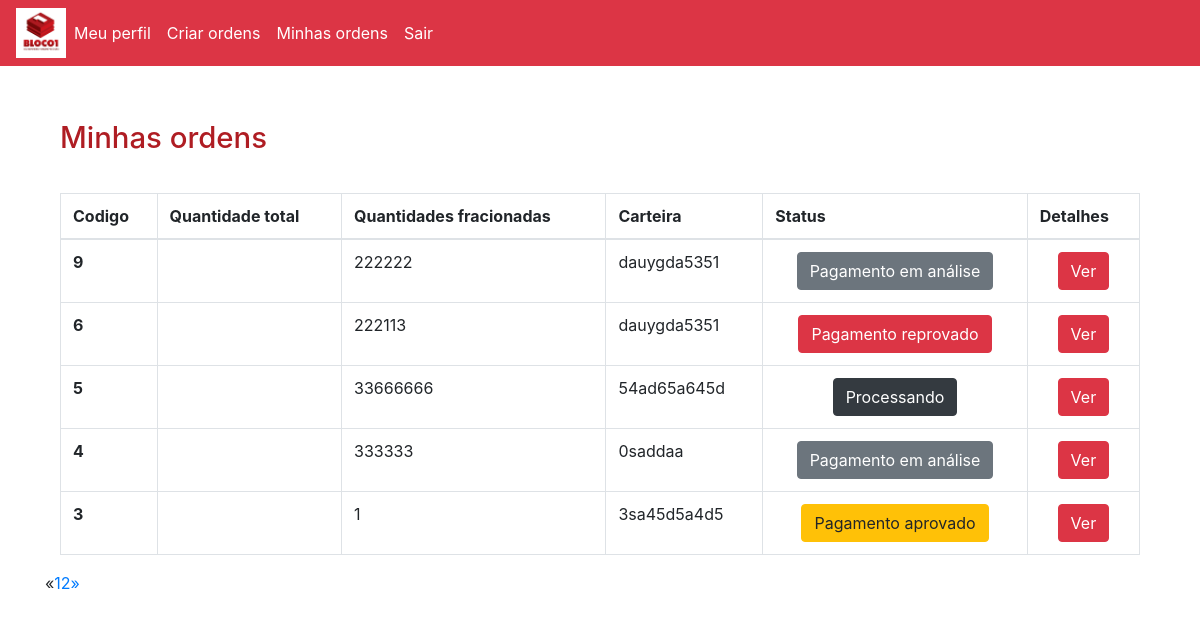
/telas/minhas_ordens.php (signed in), run on an earlier commit of the app's database.
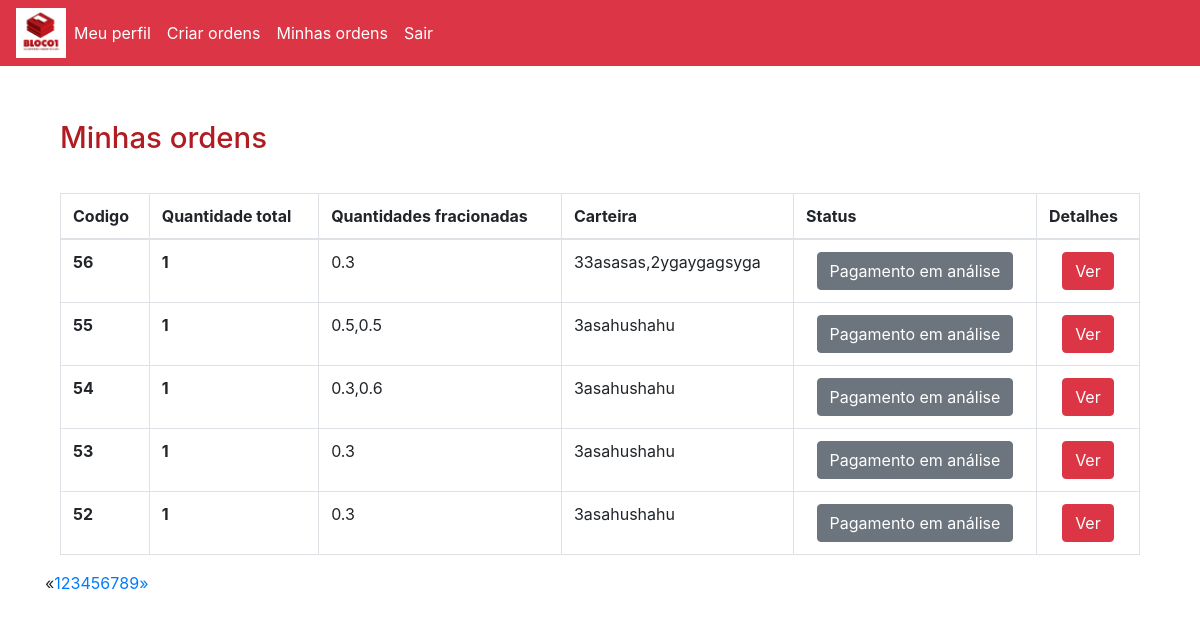
And on a later commit of the database.
### tables this page shows
CREATE TABLE `ordens` (
  `cod` int(11) NOT NULL,
  `valor_total` varchar(30) NOT NULL,
  `quantidade` varchar(20) NOT NULL,
  `carteira` varchar(150) NOT NULL,
  `tipo` varchar(50) NOT NULL,
  `nome` varchar(50) NOT NULL,
  `tamanho` varchar(50) NOT NULL,
  `email` varchar(50) NOT NULL,
  `valor_compra` varchar(20) NOT NULL,
  `valor_venda` varchar(20) NOT NULL,
  `valor_ordem` varchar(20) NOT NULL,
  `data` date NOT NULL,
  `hora` varchar(10) NOT NULL,
  `status` int(11) NOT NULL
);

### Telas/sessao.php (called while the page is built, shortened)
<?php
$nivel=$_SESSION['nivel'];
if($nivel == 2 || $nivel == 3){
    $logado = $_SESSION['email'];
}else{
    $logado = $_SESSION['email'];
    $nivel=$_SESSION['nivel'];
}
?>

### Telas/minhas_ordens.php (the view, shortened to what this page needs)
<?php
 include "../Telas/sessao.php";
 include "../Back/conexao.php";
 include "menu.php";
?>
<?php
$pagina = (isset($_GET['pagina']))? $_GET['pagina'] : 1;
$result_produtos = "SELECT * FROM ordens where email = '$logado'";
$resultado_produtos = mysqli_query($link, $result_produtos);
$total_produtos = mysqli_num_rows($resultado_produtos);
$quantidade_pg = 5;
$num_pagina = ceil($total_produtos/$quantidade_pg);
$inicio = ($quantidade_pg*$pagina)-$quantidade_pg;
				$pagina_anterior = $pagina - 1;
				$pagina_posterior = $pagina + 1;
			?>
<div class="container">
    <div class="col-md-12">
        <h2 class="espaco-padrao">Minhas ordens </h2>
</div>
<div class="col-md-12">
<table class="table table-bordered">
  <thead>
    <tr>
      <th scope="col">Codigo</th>
      <th scope="col">Quantidade total</th>
      <th scope="col">Quantidades fracionadas</th>
      <th scope="col">Carteira</th>
      <th scope="col">Status</th>
      <th scope="col">Detalhes</th>
    </tr>
  </thead>
  <tbody>
    <tr>
        <?php
        $consulta = "SELECT * FROM ordens where email = '$logado' order by cod desc limit $inicio,$quantidade_pg ";
        $resultado = mysqli_query($link,$consulta);
        foreach ($resultado as $rows){
            $codigo = $rows['cod'];
            $valor_total = $rows['valor_total'];
            $quantidade = $rows['quantidade'];
            $carteira = $rows['carteira'];
            $status = $rows['status'];
            ?>
        <div class="col-md-12">
            <div class="row">
      <th scope="row"><?php echo $codigo?></th>
            </div>
        </div>
        <div class="col-md-12">
            <div class="row">
      <th scope="row"><?php echo $valor_total?></th>
            </div>
        </div>
        <div class="col-md-12">
            <div class="row">
      <td><?php echo  $quantidade ?></td>
            </div>
        </div>
        <div class="col-md-12">
            <div class="row">
      <td><?php echo $carteira ?></td>
            </div>
        </div>
        <div class="col-md-12">
            <div class="row">
      <td align="center"><?php
      if ($status == 0){
        echo "<button type='button' align='center' class='btn btn-secondary'>Pagamento em análise</button>";
      }elseif($status == 1){
        echo "<button type='button' align='center' class='btn btn-warning'>Pagamento aprovado</button>";
     }elseif($status == 2){
        echo "<button type='button' align='center' class='btn btn-danger'>Pagamento reprovado</button>";
      }elseif($status == 3){
        echo "<button type='button' align='center' class='btn btn-dark'>Processando</button>";
      }else{
        echo "<button type='button' align='center' class='btn btn-success'>Ordem concluída</button>";
      }
       ?></td>
       </div>
        </div>
        <div class="col-md-12">
            <div class="row">
       <td align='center'><a href="../adm/ordens.php?cod= <?=$codigo;?>"><button type="button" class="btn btn-danger">Ver</button></a></td>
            </div>
        </div>
    </tr>
         <?php
        }
        ?>
        </tbody>
</table>
    </div>
					<nav class="text-center">
				<ul class="pagination">
					<li>
						<?php
						if($pagina_anterior != 0){ ?>
							<a class='pagina' href="minhas_ordens.php?pagina=<?php echo $pagina_anterior; ?>" aria-label="Previous">
								<span aria-hidden="true">&laquo;</span>
							</a>
						<?php }else{ ?>
							<span aria-hidden="true">&laquo;</span>
					<?php }  ?>
					</li>
					<?php
					for($i = 1; $i < $num_pagina + 1; $i++){ ?>
						<li><a class='pagina' href="minhas_ordens.php?pagina=<?php echo $i; ?>"><?php echo $i; ?></a></li>
					<?php } ?>
					<li>
						<?php
						if($pagina_posterior <= $num_pagina){ ?>
							<a class='pagina' href="minhas_odens.php?pagina=<?php echo $pagina_posterior; ?>" aria-label="Previous">
								<span aria-hidden="true">&raquo;</span>
							</a>
						<?php }else{ ?>
							<span aria-hidden="true">&raquo;</span>
					<?php }  ?>
					</li>
				</ul>
			</nav>
		</div>

What changed in the data, as far as the page shows it:
no longer on this page (row edited): ordens: cod "9", quantidade "222222", carteira "dauygda5351", status "Pagamento em análise"
no longer on this page (row edited): ordens: cod "6", quantidade "222113", carteira "dauygda5351", status "Pagamento reprovado"
no longer on this page (row edited): ordens: cod "5", quantidade "33666666", carteira "54ad65a645d", status "Processando"
no longer on this page (row edited): ordens: cod "4", quantidade "333333", carteira "0saddaa", status "Pagamento em análise"
no longer on this page (row edited): ordens: cod "3", quantidade "1", carteira "3sa45d5a4d5", status "Pagamento aprovado"
added ordens: cod "56", valor_total "1", quantidade "0.3", carteira "33asasas,2ygaygagsyga", status "Pagamento em análise"
added ordens: cod "55", valor_total "1", quantidade "0.5,0.5", carteira "3asahushahu", status "Pagamento em análise"
added ordens: cod "54", valor_total "1", quantidade "0.3,0.6", carteira "3asahushahu", status "Pagamento em análise"
added ordens: cod "53", valor_total "1", quantidade "0.3", carteira "3asahushahu", status "Pagamento em análise"
added ordens: cod "52", valor_total "1", quantidade "0.3", carteira "3asahushahu", status "Pagamento em análise"
Also different on the page:
new list line: "3"
new list line: "4"
new list line: "5"
new list line: "6"
new list line: "7"
new list line: "8"
new list line: "9"
